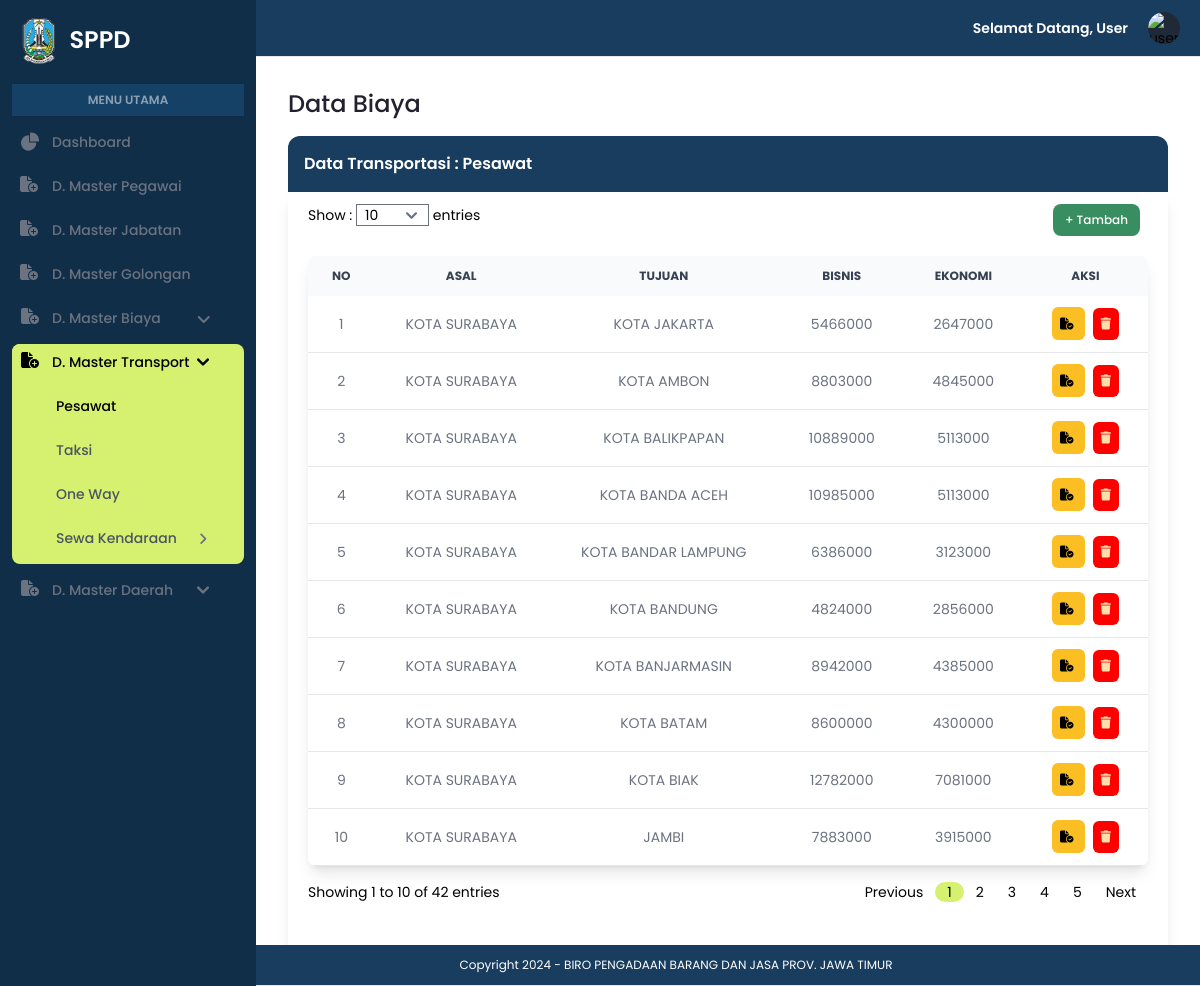
The page /admin/data_pesawat.php on the database its author committed.
### tables this page shows
CREATE TABLE `pesawat` (
  `kode_pesawat` int(11) NOT NULL,
  `asal_kota` varchar(50) DEFAULT NULL,
  `tujuan_kota` varchar(50) DEFAULT NULL,
  `bisnis` varchar(100) DEFAULT NULL,
  `ekonomi` varchar(100) DEFAULT NULL
);

CREATE TABLE `kota` (
  `kode_kota` varchar(10) NOT NULL,
  `nama_kota` varchar(100) NOT NULL,
  `kode_provinsi` varchar(10) DEFAULT NULL
);

### admin/data_pesawat.php (the view, shortened to what this page needs)
<?php
include '../koneksi.php';
?>
<!DOCTYPE html>
<html lang="en">
<head>
    <link rel="stylesheet" href="../assets/css/style.css">
    <link rel="stylesheet" href="https://cdnjs.cloudflare.com/ajax/libs/font-awesome/6.5.1/css/all.min.css" />
    <link href="https://cdnjs.cloudflare.com/ajax/libs/flowbite/2.3.0/flowbite.min.css" rel="stylesheet" />
    <script src="https://cdn.tailwindcss.com"></script>
</head>
<body>
    <section id="sidebar">
        <?php include "../navbar.php"; ?>
        <aside id="logo-sidebar" class="fixed top-0 left-0 z-40 w-64 h-screen transition-transform -translate-x-full sm:translate-x-0" aria-label="Sidebar">
            <div class="h-full px-3 py-4 overflow-y-auto bg-[#102E48]">
                <a href="index.php" class="flex ms-2 md:me-24 mb-5">
                    <img src="../assets/img/logo.png" class="h-12 me-3" />
                    <span class="self-center text-2xl font-semibold whitespace-nowrap text-white">SPPD</span>
                </a>
                <div class="bg-[#276EAC4D] mb-2 py-2 px-5 text-center">
                    <p class="font-semibold text-xs text-white/50">MENU UTAMA</p>
                </div>
                <ul class="space-y-2 font-medium">
                    <li>
                        <a href="index.php" class="flex items-center p-2 text-gray-500 rounded-lg hover:bg-[#D6F170] hover:text-black group">
                            <span class="ms-3 text-sm">Dashboard</span>
                        </a>
                    </li>
                    <li>
                        <a href="data_pegawai.php" class="flex items-center p-2 text-gray-500 rounded-lg hover:bg-[#D6F170] hover:text-black group">
                            <i class="fa-solid fa-file-circle-plus w-5 h-5 text-gray-500 transition duration-75 group-hover:text-black"></i>
                            <span class="text-sm ms-3 whitespace-nowrap">D. Master Pegawai</span>
                        </a>
                    </li>
                    <li>
                        <a href="data_jabatan.php" class="flex items-center p-2 text-gray-500 rounded-lg hover:bg-[#D6F170] hover:text-black group">
                            <i class="fa-solid fa-file-circle-plus w-5 h-5 text-gray-500 transition duration-75 group-hover:text-black"></i>
                            <span class="text-sm ms-3 whitespace-nowrap">D. Master Jabatan</span>
                        </a>
                    </li>
                    <li>
                        <a href="data_golongan.php" class="flex items-center p-2 text-gray-500 rounded-lg hover:bg-[#D6F170] hover:text-black group">
                            <i class="fa-solid fa-file-circle-plus w-5 h-5 text-gray-500 transition duration-75 group-hover:text-black"></i>
                            <span class="text-sm ms-3 whitespace-nowrap">D. Master Golongan</span>
                        </a>
                    </li>
                    <li>
                        <button type="button" class="flex items-center p-2 rounded-lg hover:bg-[#D6F170] text-gray-500 hover:text-black group" aria-controls="dropdown-mb" data-collapse-toggle="dropdown-mb">
                            <i class="fa-solid fa-file-circle-plus w-5 h-5 text-gray-500 transition duration-75 group-hover:text-black"></i>
                            <span class="flex-1 ms-3 whitespace-nowrap pr-9 text-sm">D. Master Biaya</span>
                            <i class="fa-solid fa-angle-down w-3 h-3 black group-hover:text-black"></i>
                        </button>
                    </li>
                    <li class="bg-[#D6F170] rounded-lg">
                        <button type="button" class="flex items-center p-2 pr-4 rounded-lg bg-[#D6F170] text-black hover:text-black group active" aria-controls="dropdown-mt" data-collapse-toggle="dropdown-mt">
                            <i class="fa-solid fa-file-circle-plus w-5 h-5 text-black transition duration-75 group-hover:text-black"></i>
                            <span class="text-sm ms-3 whitespace-nowrap pr-2">D. Master Transport</span>
                            <svg class="w-3 h-3 text-black group-hover:text-black" aria-hidden="true" xmlns="http://www.w3.org/2000/svg" fill="none" viewBox="0 0 10 6">
                                <path stroke="currentColor" stroke-linecap="round" stroke-linejoin="round" stroke-width="2" d="m1 1 4 4 4-4" />
                            </svg>
                        </button>
                        <ul id="dropdown-mt" class="py-2 space-y-2 text-sm">
                            <li>
                                <a href="data_pesawat.php" class="flex items-center w-full p-2 text-black transition duration-75 rounded-lg pl-11 group hover:bg-[#D6F170] hover:text-black">Pesawat</a>
                            </li>
                            <li>
                                <a href="data_taksi.php" class="flex items-center w-full p-2 text-gray-600 transition duration-75 rounded-lg pl-11 group hover:bg-[#D6F170] hover:text-black">Taksi</a>
                            </li>
                            <li>
                                <a href="data_oneway.php" class="flex items-center w-full p-2 text-gray-600 transition duration-75 rounded-lg pl-11 group hover:bg-[#D6F170] hover:text-black">One Way</a>
                            </li>
                            <li>
                                <button type="button" class="flex items-center p-2 pl-8 text-black rounded-lg hover:bg-[#D6F170] hover:text-black group" aria-controls="dropdown-tr" data-collapse-toggle="dropdown-tr">
                                    <span class="text-gray-600 group-hover:text-black text-sm ms-3 whitespace-nowrap pr-5">Sewa Kendaraan</span>
                                    <i class="fa-solid fa-angle-right w-3 h-3 text-gray-500 hover:text-black transition duration-75 group-hover:text-black dark:group-hover:text-white"></i>
                                </button>
                            </li>
                        </ul>
                    </li>
                    <li>
                        <button type="button" class="flex items-center p-2 pr-4 rounded-lg hover:bg-[#D6F170] text-gray-500 hover:text-black group" aria-controls="dropdown-md" data-collapse-toggle="dropdown-md">
                            <i class="fa-solid fa-file-circle-plus w-5 h-5 text-gray-500 transition duration-75 group-hover:text-black"></i>
                            <span class="text-sm ms-3 whitespace-nowrap pr-6">D. Master Daerah</span>
                            <svg class="w-3 h-3 text-gray-500 group-hover:text-black" aria-hidden="true" xmlns="http://www.w3.org/2000/svg" fill="none" viewBox="0 0 10 6">
                                <path stroke="currentColor" stroke-linecap="round" stroke-linejoin="round" stroke-width="2" d="m1 1 4 4 4-4" />
                            </svg>
                        </button>
                    </li>
                </ul>
            </div>
        </aside>
        <?php
        $batas = isset($_GET['batas']) ? (int)$_GET['batas'] : 10;
        $halaman = isset($_GET['halaman']) ? (int)$_GET['halaman'] : 1;
        $halaman_awal = ($halaman > 1) ? ($halaman * $batas) - $batas : 0;
        $query_total = "SELECT COUNT(*) as total FROM pesawat";
        $result_total = $koneksi->query($query_total);
        $row_total = $result_total->fetch_assoc();
        $total_entries = $row_total['total'];
        $total_halaman = ceil($total_entries / $batas);
        $start_entry = $halaman_awal + 1;
        $end_entry = min($halaman_awal + $batas, $total_entries);
        ?>
        <div class="p-4 sm:ml-64">
            <div class="p-4 mt-14">
                <h1 class="text-[#23212F] font-medium text-2xl">Data Biaya</h1>
                <div class="border-solid">
                    <div class="bg-[#193D5E] rounded-t-xl mt-4 p-4">
                        <h1 class="text-white text-md font-semibold">Data Transportasi : Pesawat</h1>
                    </div>
                    <div class="shadow-lg px-5 py-3">
                        <div class="flex justify-between">
                            <div class="text-sm">
                                <form method="GET" action="">
                                    <label for="batas">Show :</label>
                                    <select name="batas" id="batas" class="form-control input-sm px-2" onchange="this.form.submit()">
                                        <option value="10" <?php if ($batas == 10) echo 'selected'; ?>>10</option>
                                    </select>
                                    <label for="batas">entries</label>
                                </form>
                            </div>
                            <div class=" flex float-right">
                                <button data-modal-target="default-modal" data-modal-toggle="default-modal" class="focus:outline-none text-white bg-[#388E60] hover:bg-green-800 focus:ring-4 focus:ring-green-300 font-medium rounded-lg text-xs px-3 py-2 me-2 mb-2" type="button">
                                    + Tambah
                                </button>
                            </div>
                        </div>
                        <div class="overflow-x-auto shadow-lg sm:rounded-lg mt-3">
                            <table class="w-full text-sm text-left rtl:text-right text-gray-500">
                                <thead class="text-xs text-gray-700 uppercase bg-gray-50 text-center">
                                    <tr>
                                        <th scope="col" class="px-2 py-3">
                                            No
                                        </th>
                                        <th scope="col" class="px-2 py-3">
                                            Asal
                                        </th>
                                        <th scope="col" class="px-2 py-3">
                                            Tujuan
                                        </th>
                                        <th scope="col" class="px-2 py-3">
                                            Bisnis
                                        </th>
                                        <th scope="col" class="px-2 py-3">
                                            Ekonomi
                                        </th>
                                        <th scope="col" class="px-2 py-3">
                                            Aksi
                                        </th>
                                    </tr>
                                </thead>
                                <tbody>
                                    <?php
                                    $query = "SELECT pesawat.kode_pesawat, kota_asal.nama_kota AS asal_kota, kota_tujuan.nama_kota AS tujuan_kota, pesawat.bisnis, pesawat.ekonomi
                                            FROM pesawat
                                            JOIN kota AS kota_asal ON pesawat.asal_kota = kota_asal.kode_kota
                                            JOIN kota AS kota_tujuan ON pesawat.tujuan_kota = kota_tujuan.kode_kota
                                            LIMIT $halaman_awal, $batas";
                                    $result = $koneksi->query($query);
                                    if ($result) {
                                        if ($result->num_rows > 0) {
                                            $nomor = $halaman_awal + 1;
                                            while ($row = $result->fetch_assoc()) {
                                                echo "<tr class='bg-white border-b hover:bg-gray-50'>";
                                                echo "<td class='px-6 py-3 text-center'>" . $nomor++ . "</td>";
                                                echo "<td class='px-6 py-3 text-center'>" . $row['asal_kota'] . "</td>";
                                                echo "<td class='px-6 py-3 text-center'>" . $row['tujuan_kota'] . "</td>";
                                                echo "<td class='px-6 py-3 text-center'>" . $row['bisnis'] . "</td>";
                                                echo "<td class='px-6 py-3 text-center'>" . $row['ekonomi'] . "</td>";
                                                echo "<td class='px-6 py-3 text-center'>
                                                        <a href='edit_dtpsw.php?asal_kota=" . urlencode($row['asal_kota']) . "&tujuan_kota=" . urlencode($row['tujuan_kota']) . "' class='font-medium bg-amber-400 hover:bg-amber-500 text-black p-2 rounded-md text-xs mr-2 text-center'>
                                                            <i class='fa-solid fa-file-circle-check'></i>
                                                        </a>
                                                        <a href='proses_delete_dtpsw.php?delete=" . $row['kode_pesawat'] . "' onclick='return confirmDelete()' type='button' class='font-medium bg-[#ff0000] hover:bg-red-800 text-[#ffdead] p-2 rounded-md text-xs text-center'>
                                                            <i class='fa-solid fa-trash'></i>
                                                        </a>
                                                    </td>";
                                                echo "</tr>";
                                            }
                                        } else {
                                            echo "<tr><td colspan='6' class='text-center p-2'>Tidak ada data</td></tr>";
                                        }
                                    } else {
                                        echo "<tr><td colspan='6' class='text-center'>Error: " . $koneksi->error . "</td></tr>";
                                    }
                                    ?>
                                </tbody>
                            </table>
                        </div>
                        <div class="flex justify-between text-sm mx-auto">
                            <div class="pt-4">
                                <?php echo "Showing $start_entry to $end_entry of $total_entries entries"; ?>
                            </div>
                            <div>
                                <nav class="flex items-center flex-column flex-wrap md:flex-row justify-between pt-4 mb-10" aria-label="Table navigation">
                                    <ul class=" flex pagination justify-content-center">
                                        <li class="page-item px-3">
                                            <a class="page-link" <?php if ($halaman > 1) {
                                                                        echo "href='?halaman=" . ($halaman - 1) . "&batas=$batas'";
                                                                    } ?>>Previous</a>
                                        </li>
                                        <?php
                                        for ($x = max(1, $halaman - 5); $x <= min($halaman + 5, $total_halaman); $x++) {
                                        ?>
                                            <li class="page-item px-3 <?php if ($x == $halaman) echo 'active'; ?>">
                                                <a class="page-link" href="?halaman=<?php echo $x ?>&batas=<?php echo $batas ?>"><?php echo $x; ?></a>
                                            </li>
                                        <?php
                                        }
                                        ?>
                                        <li class="page-item px-3">
                                            <a class="page-link" <?php if ($halaman < $total_halaman) {
                                                                        echo "href='?halaman=" . ($halaman + 1) . "&batas=$batas'";
                                                                    } ?>>Next</a>
                                        </li>
                                    </ul>
                                </nav>
                            </div>
                        </div>
                    </div>
                </div>
            </div>
        </div>
    </section>
    <section id="footer">
        <?php include "../footer.php"; ?>
    </section>
</body>
</html>

### rows shown on the page
pesawat: asal_kota.nama_kota "KOTA SURABAYA", kota.nama_kota "KOTA JAKARTA", bisnis "5466000", ekonomi "2647000"
pesawat: asal_kota.nama_kota "KOTA SURABAYA", kota.nama_kota "KOTA AMBON", bisnis "8803000", ekonomi "4845000"
pesawat: asal_kota.nama_kota "KOTA SURABAYA", kota.nama_kota "KOTA BALIKPAPAN", bisnis "10889000", ekonomi "5113000"
pesawat: asal_kota.nama_kota "KOTA SURABAYA", kota.nama_kota "KOTA BANDA ACEH", bisnis "10985000", ekonomi "5113000"
pesawat: asal_kota.nama_kota "KOTA SURABAYA", kota.nama_kota "KOTA BANDAR LAMPUNG", bisnis "6386000", ekonomi "3123000"
pesawat: asal_kota.nama_kota "KOTA SURABAYA", kota.nama_kota "KOTA BANDUNG", bisnis "4824000", ekonomi "2856000"
pesawat: asal_kota.nama_kota "KOTA SURABAYA", kota.nama_kota "KOTA BANJARMASIN", bisnis "8942000", ekonomi "4385000"
pesawat: asal_kota.nama_kota "KOTA SURABAYA", kota.nama_kota "KOTA BATAM", bisnis "8600000", ekonomi "4300000"
pesawat: asal_kota.nama_kota "KOTA SURABAYA", kota.nama_kota "KOTA BIAK", bisnis "12782000", ekonomi "7081000"
pesawat: asal_kota.nama_kota "KOTA SURABAYA", kota.nama_kota "JAMBI", bisnis "7883000", ekonomi "3915000"

### other values the page prints
$start_entry "1"
$end_entry "10"
$total_entries "42"
